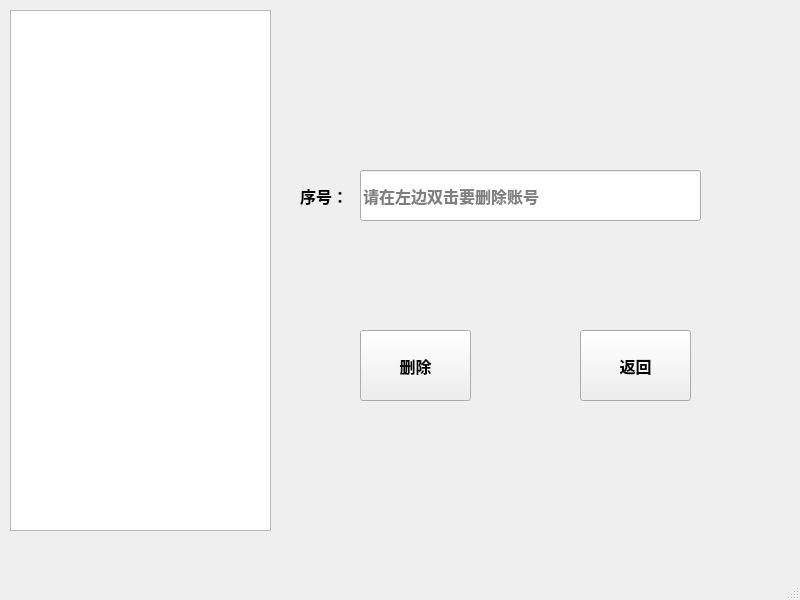
<?xml version="1.0" encoding="UTF-8"?>
<ui version="4.0">
 <class>Delete</class>
 <widget class="QMainWindow" name="Delete">
  <property name="geometry">
   <rect>
    <x>0</x>
    <y>0</y>
    <width>800</width>
    <height>600</height>
   </rect>
  </property>
  <property name="windowTitle">
   <string>删除员工界面</string>
  </property>
  <widget class="QWidget" name="centralwidget">
   <widget class="QListWidget" name="info_Widget">
    <property name="geometry">
     <rect>
      <x>10</x>
      <y>10</y>
      <width>261</width>
      <height>521</height>
     </rect>
    </property>
    <property name="font">
     <font>
      <pointsize>12</pointsize>
      <weight>75</weight>
      <bold>true</bold>
     </font>
    </property>
   </widget>
   <widget class="QLineEdit" name="num_Edit">
    <property name="geometry">
     <rect>
      <x>360</x>
      <y>170</y>
      <width>341</width>
      <height>51</height>
     </rect>
    </property>
    <property name="font">
     <font>
      <pointsize>12</pointsize>
      <weight>75</weight>
      <bold>true</bold>
     </font>
    </property>
    <property name="placeholderText">
     <string>请在左边双击要删除账号</string>
    </property>
   </widget>
   <widget class="QPushButton" name="delete_Button">
    <property name="geometry">
     <rect>
      <x>360</x>
      <y>330</y>
      <width>111</width>
      <height>71</height>
     </rect>
    </property>
    <property name="font">
     <font>
      <pointsize>12</pointsize>
      <weight>75</weight>
      <bold>true</bold>
     </font>
    </property>
    <property name="text">
     <string>删除</string>
    </property>
   </widget>
   <widget class="QPushButton" name="back_Button">
    <property name="geometry">
     <rect>
      <x>580</x>
      <y>330</y>
      <width>111</width>
      <height>71</height>
     </rect>
    </property>
    <property name="font">
     <font>
      <pointsize>12</pointsize>
      <weight>75</weight>
      <bold>true</bold>
     </font>
    </property>
    <property name="text">
     <string>返回</string>
    </property>
   </widget>
   <widget class="QLabel" name="label">
    <property name="geometry">
     <rect>
      <x>300</x>
      <y>180</y>
      <width>72</width>
      <height>31</height>
     </rect>
    </property>
    <property name="font">
     <font>
      <pointsize>12</pointsize>
      <weight>75</weight>
      <bold>true</bold>
     </font>
    </property>
    <property name="text">
     <string>序号：</string>
    </property>
   </widget>
  </widget>
  <widget class="QMenuBar" name="menubar">
   <property name="geometry">
    <rect>
     <x>0</x>
     <y>0</y>
     <width>800</width>
     <height>26</height>
    </rect>
   </property>
  </widget>
  <widget class="QStatusBar" name="statusbar"/>
 </widget>
 <resources/>
 <connections/>
</ui>
